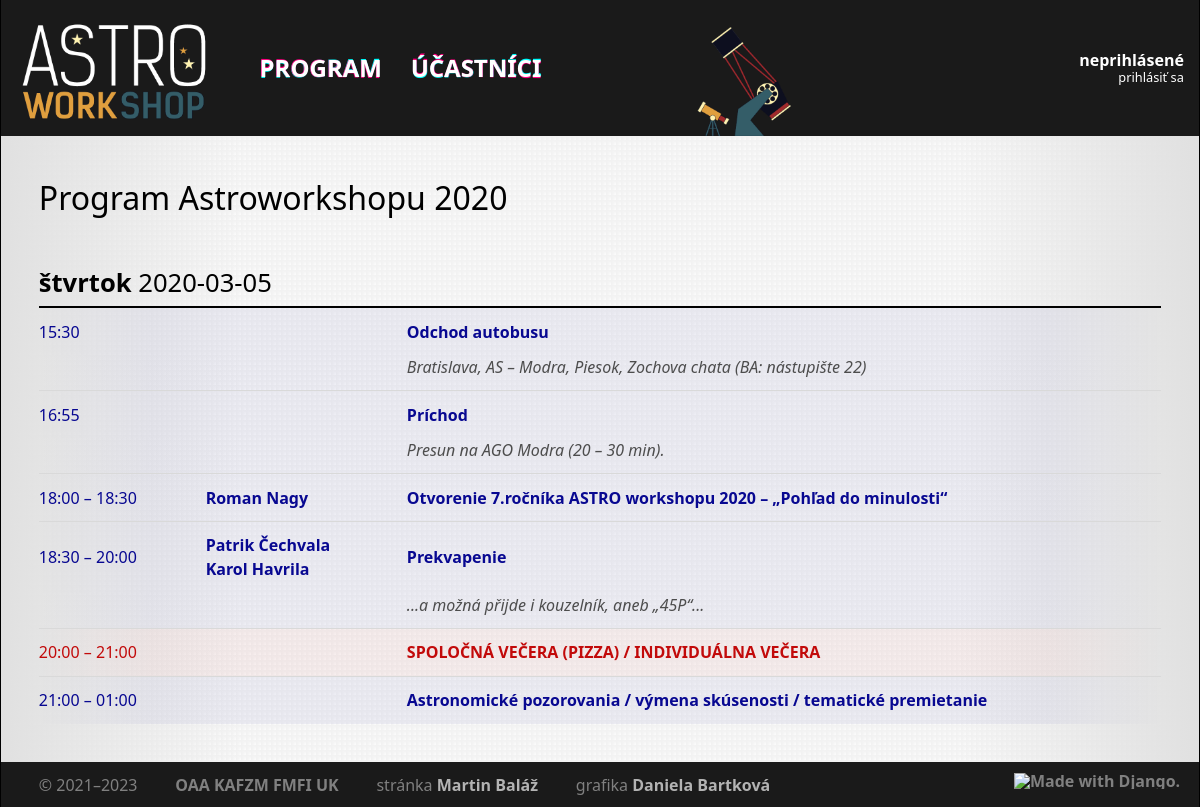
Page /2020/3/5/ on the earlier database version.
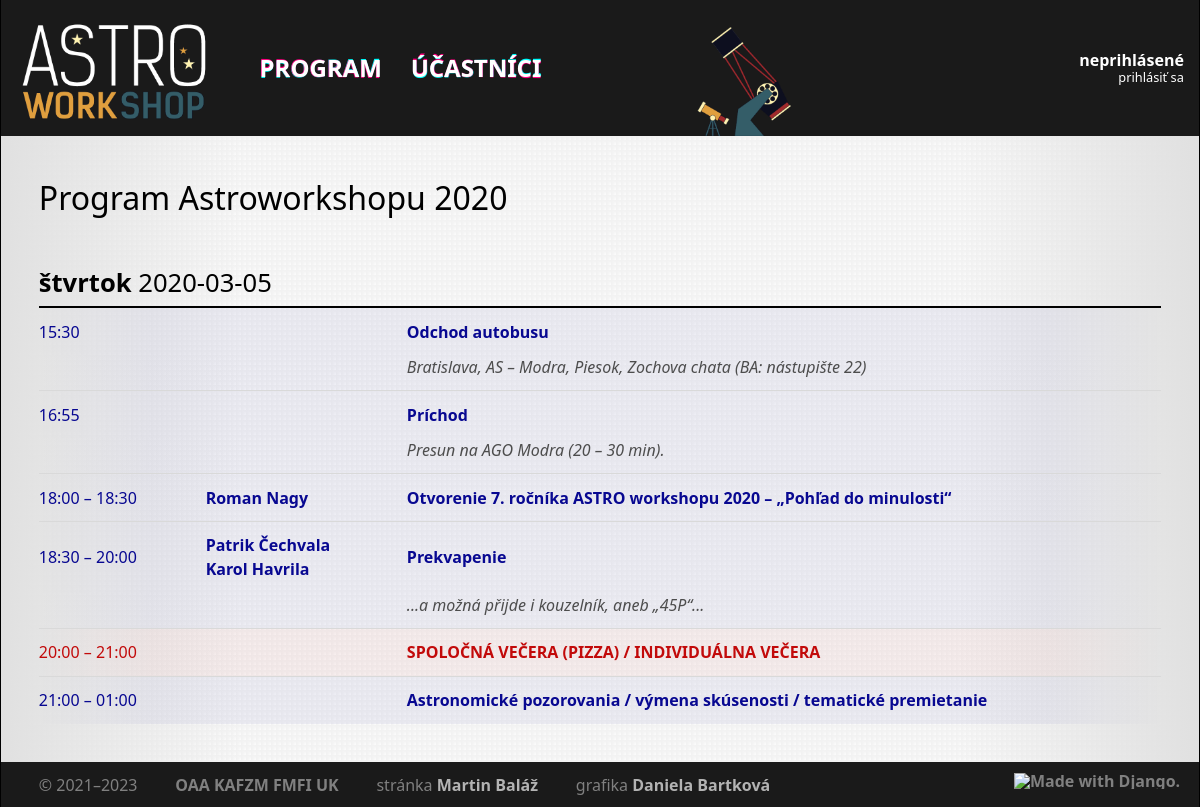
Same page on the later database version.
### core/models/slot.py (models this page shows, shortened)
class Slot(models.Model):
    class Meta:
        ordering = ['start', 'duration']
        verbose_name = 'slot'
        verbose_name_plural = 'sloty'
    objects = SlotQuerySet.as_manager()
    CATEGORY_TALK = 'T'
    CATEGORY_WORKSHOP = 'W'
    CATEGORY_MEAL = 'M'
    CATEGORY_OTHER = 'O'
    CATEGORIES = [
        (CATEGORY_TALK, 'Prednáška'),
        (CATEGORY_WORKSHOP, 'Workshop'),
        (CATEGORY_MEAL, 'Jedlo'),
        (CATEGORY_OTHER, 'Ostatné'),
    ]
    title = models.CharField(blank=True, max_length=256, verbose_name='názov')
    abstract = models.TextField(blank=True, max_length=4096, verbose_name='abstrakt')
    start = models.DateTimeField(null=True, blank=True, verbose_name='začiatok')
    duration = models.PositiveIntegerField(null=False, verbose_name='dĺžka (min)')
    note = models.CharField(blank=True, max_length=256, verbose_name='poznámka')
    person = models.ManyToManyField('Participant', related_name='slots', blank=True, verbose_name='účastník')
    event = models.ForeignKey('Event', null=True, blank=True, related_name='slots', on_delete=models.CASCADE, verbose_name='workshop')
    category = models.CharField(max_length=1, choices=CATEGORIES, default=CATEGORY_TALK, verbose_name='kategória')
    online = models.BooleanField(null=False, blank=False, default=False, verbose_name='online')
    presentation = models.FileField(
        null=True,
        blank=True,
        upload_to=presentation_filename,
        verbose_name='prezentácia (PDF)'
    )
    video = models.URLField(max_length=100, null=True, blank=True, verbose_name='URL videa')
    def sorted_authors(self):
        return sorted(
            self.people, key=lambda x: unicodedata.normalize('NFKD', x.last_name)
        )

### core/views/slot.py (the view)
# urls.py: path('<int:year>/<int:month>/<int:day>/', slot.DayProgrammeView.as_view(), name='programme-day'),
class DayProgrammeView(ProgrammeView):
    template_name = 'core/programme-abstract.html'
    def get_queryset(self):
        return super().get_queryset().filter(
            date=datetime.datetime(self.kwargs['year'], self.kwargs['month'], self.kwargs['day'], 0, 0, 0, tzinfo=pytz.utc)
        )

### core/models/participant.py (called while the page is built)
    def with_current_affiliations(self, date):
        return self.prefetch_related(
            Prefetch(
                'institutes',
                queryset=Institute.objects.filter(
                    (Q(affiliation__start__lte=date) | Q(affiliation__start=None)) & (Q(affiliation__end__gte=date) | Q(affiliation__end=None))
                ).distinct(),
                to_attr='current_affiliations',
            ),
        )

    def with_full_name(self):
        return self.annotate(full_name=Concat('last_name', Value(', '), 'first_name'))

    def get_queryset(self):
        return super().get_queryset().annotate(full_name=Concat('last_name', Value(', '), 'first_name'))

    def get_natural_name(self):
        return f"{self.first_name} {self.last_name}"

### core/models/slot.py (called while the page is built)
    def with_people(self):
        Participant = apps.get_model('core', 'Participant')
        return self.prefetch_related(
            Prefetch(
                'person',
                queryset=Participant.objects.with_current_affiliations(F('people__slots__start')).with_full_name(),
                to_attr='people'
            )
        ).annotate(
            people_count=Count('person')
        )

### core/templates/core/programme-abstract.html
{% extends 'core/programme.html' %}
{% load astro tz %}
{% block abstract %}
    {% if slot.abstract %}
    <tr class="abstract category-{{ slot.category }}">
        <td colspan="2"></td>
        <td>
            {{ slot.abstract|replace:"#\n#<br />" }}
        </td>
    </tr>
    {% endif %}
{% endblock abstract %}

### core/templates/core/programme.html (shortened to what this page needs)
{% extends 'core/base.html' %}
{% load astro tz %}
{% block pagetitle %}
    <h2>
        Program Astroworkshopu {{ event.code }}
    </h2>
{% endblock pagetitle %}
{% block page %}
    <table class="programme">
        {% regroup slots by date as slots_date %}
        {% for day, slots_day in slots_date %}
            <tr>
                <th class="day" colspan="4">
                    {% if day is None %}
                        <span class="dow">nezaradené</span>
                    {% else %}
                        <a href="{% url 'programme-day' day.year day.month day.day %}">
                            <span class="dow">{{ day|date:"l" }}</span>
                            <span class="ymd">{{ day|date:"Y-m-d"|replace:"#-#&dash;" }}
                        </a>
                    {% endif %}
                </th>
            </tr>
            {% for slot in slots_day %}
                <tr class="category-{{ slot.category }}{% if forloop.last %} last{% endif %}">
                    <td class="time">
                        {{ slot.start|timezone:"Europe/Bratislava"|time:"H:i" }}
                        {% if slot.start and slot.duration > 0 %}
                            &ndash;&nbsp;{{ slot.start|add_minutes:slot.duration|timezone:"Europe/Bratislava"|time:"H:i" }}
                        {% endif %}
                    </td>
                    <td class="person">
                        {% for person in slot.sorted_authors %}
                            <a href="{% url 'participant' person.username %}">{{ person.get_natural_name }}</a>
                            {% if not forloop.last %}<br />{% endif %}
                        {% endfor %}
                    </td>
                    <td class="title">
                        <a href="{% url 'slot' id=slot.id %}">{{ slot.title }}</a>
                    </td>
                    {% block abstract %}
                    {% endblock abstract %}
                </tr>
            {% endfor %}
        {% empty %}
            <span class="empty">V tento deň sa nekoná žiadna akcia.</span>
        {% endfor %}
    </table>
{% endblock page %}

Differences in the rows shown:
changed Slot: title "Otvorenie 7.ročníka ASTRO workshopu 2020 – „Pohľad do minulosti“" → "Otvorenie 7. ročníka ASTRO workshopu 2020 – „Pohľad do minulosti“"
